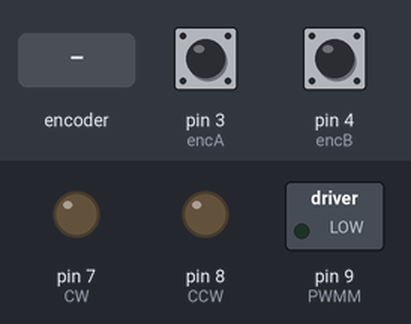
This sketch was run on a simulated Arduino Uno, built with avr-gcc and run on an emulated ATmega328P. Shown: switched loads named in the sketch (green lamp = pin HIGH), output pins drawn as LEDs (lit = HIGH). Inputs (shaded band) come from the test bench; at power-on: pin 3 (encA) HIGH, pin 4 (encB) HIGH.

Above: at 1.2 s.
1.3 s: rotary encoder on pin 3 (encA) / pin 4 (encB) turned 3 steps (first pin leading)
At 2.4 s:
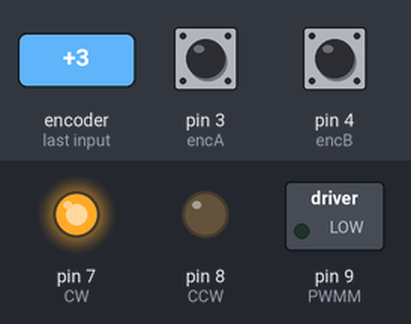
3.4 s: rotary encoder on pin 3 (encA) / pin 4 (encB) turned 2 steps (second pin leading)
At 4.6 s:
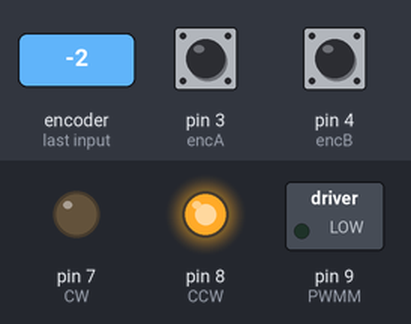
Timing chart, 0 to 6.4 s (numbered marks = the images above; inputs shaded):
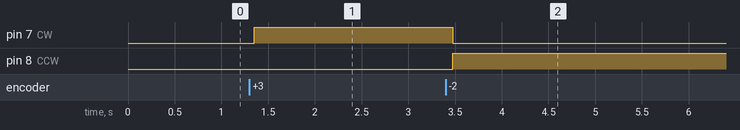

Measured:
- after the input at 1.3 s, pin 7 (CW): LOW → HIGH after 0.05 s
- after the input at 3.4 s, pin 7 (CW): HIGH → LOW after 0.08 s; pin 8 (CCW): LOW → HIGH after 0.08 s

The sketch:

motorPIDRS485.ino
```cpp
#define encA 3
#define encB 4
#define PWMM 9
#define CW   7
#define CCW  8

//#define KP 20
//#define KI 10

#define KP 14
#define KI 8

volatile long int encoder, lastEncoder;
unsigned long previousMillis = 0;
float setVel;

char packetBuffer[512];  // buffer to hold incoming packet,

unsigned long int prevT;
volatile float vFilt, vPrev, sum;
unsigned long tunggmillis;
// TODO: Declare something depending on your application
struct PG45 {
  char buffer[50];
  int counter;
  float vel;
} base;

void setup() {
  // Pins D9 and D10 - 31.4 kHz
//  TCCR1A = 0b00000001; // 8bit
//  TCCR1B = 0b00000001; // x1 phase correct

  Serial.begin(115200);
  pinMode(encA, INPUT);
  pinMode(encB, INPUT);

  pinMode(PWMM, OUTPUT);
  pinMode(CW, OUTPUT);
  pinMode(CCW, OUTPUT);
  attachInterrupt(digitalPinToInterrupt(encA), readEnc, RISING);
}

void loop(){
//  Serial.println(encoder);
//  delay(1);
  updateVel();
  if(millis() - tunggmillis > 1){
//    motor(150);
    closedloopctl(base.vel);
    tunggmillis = millis();
  }
}
```

lib.ino
```cpp
void readEnc(){
  digitalRead(encB) == 0 ? encoder++ : encoder--;
}

void updateVel() {
  char tmp; // Variabel temporary
  while (Serial.available()) {
    tmp = Serial.read();
    base.buffer[base.counter++] = tmp;
    if (tmp == '\n') { // Langkah 1
      base.buffer[base.counter] = 0; // Karakter terminator
      if(base.buffer[0] == '$') base.vel = atof(strtok(base.buffer + 1, '='));
      base.counter = 0;
    }
  }
}

void motor(int input) {
  if (input < 0) {
    digitalWrite(CW, 1);
    digitalWrite(CCW, 0);
  }
  else if (input > 0) {
    digitalWrite(CW, 0);
    digitalWrite(CCW, 1);
  }
  input = fmin(fmax(input, -200), 200); //batas
  input = abs(input);
  analogWrite(PWMM, input);
}

void closedloopctl (float setradPS){
  volatile unsigned long currT = micros();
  float deltaT = ((float) (currT - prevT)) / 1.0e6;
  prevT = currT;
  float radps = ((encoder - lastEncoder) * 2 * M_PI / (200*19.2)) / deltaT;
  lastEncoder = encoder;
  vFilt = 0.854 * vFilt + 0.0728 * radps + 0.0728 * vPrev;

  vPrev = radps;
  float err = setradPS - radps;
  sum += err * deltaT;
  float PID = KP * err + KI * sum;
  motor(PID); // motor2 -
}
```
